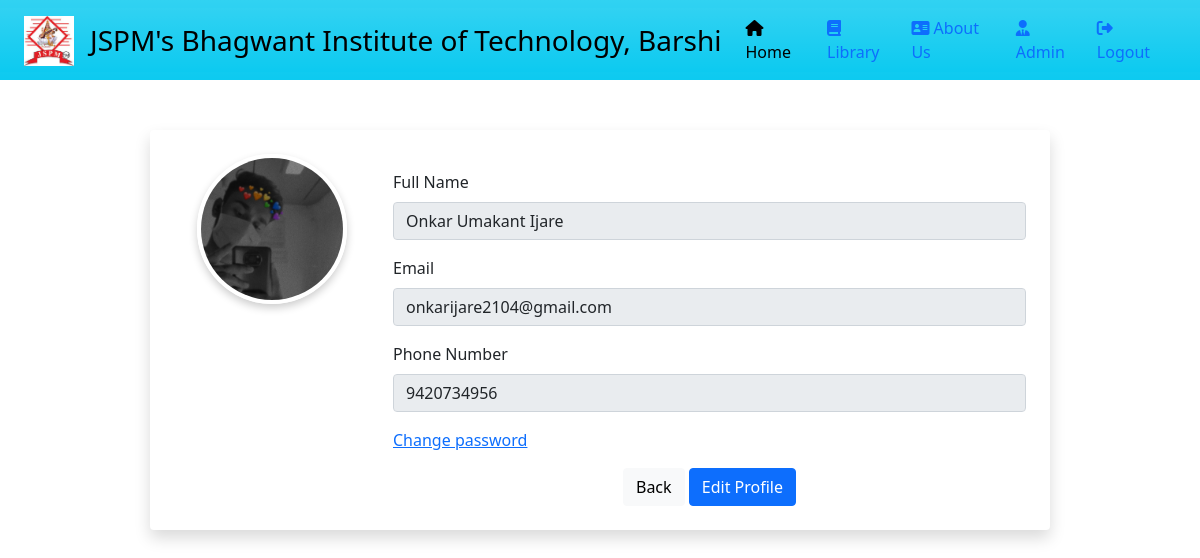
The page /myprofile/ (signed in) on the database its author committed.
### home/models.py (models this page shows, shortened)
class StudentProfile(models.Model):
    GENDER_CHOICES = [
        ('male', 'Male'),
        ('female', 'Female'),
        ('other', 'Other'),
    ]
    user = models.OneToOneField(settings.AUTH_USER_MODEL, on_delete=models.CASCADE)
    first_name = User.first_name
    last_name = User.last_name
    full_name = models.CharField(max_length=35, blank=True, default='')
    student_image = models.ImageField(upload_to='student_info/', default=None)
    phone = models.CharField(max_length=12)
    gender = models.CharField(max_length=10, choices=GENDER_CHOICES)
    education_type = models.CharField(max_length=10)
    select_branch = models.CharField(max_length=30, null=True, blank=True)
    pursuing_year = models.IntegerField(null=False, blank=False, default='1')
    books_obtained = models.TextField(null=True, blank=True)

### accounts/models.py (models this page shows, shortened)
class User(AbstractBaseUser, PermissionsMixin):
    email = models.EmailField(unique=True)
    first_name = models.CharField(max_length=15, blank=True, default='')
    last_name = models.CharField(max_length=15, blank=True, default='')
    is_active = models.BooleanField(default=True)
    is_superuser = models.BooleanField(default=False)
    is_staff = models.BooleanField(default=False)
    date_joined = models.DateTimeField(default=timezone.now)
    last_login = models.DateTimeField(blank=True, null=True)
    objects = CustomUserManager()
    USERNAME_FIELD = 'email'
    REQUIRED_FIELDS = []
    class Meta:
        verbose_name = 'User'
        verbose_name_plural = 'Users'

### home/views.py (the view)
# urls.py: path('myprofile/', my_profile, name="my_profile"),
@login_required(login_url="/login/")
def my_profile(request):
    try:
        profile = StudentProfile.objects.get(user=request.user)
        first_name = request.user.first_name
        last_name = request.user.last_name
        email = request.user.email
        full_name = profile.full_name
        phone = profile.phone
        gender = profile.gender
        education_type = profile.education_type
        branch = profile.select_branch
        pursuing_year = profile.pursuing_year
        student_image = profile.student_image
    except StudentProfile.DoesNotExist:
        profile = None
        first_name = request.user.first_name
        last_name = request.user.last_name
        email = request.user.email
        full_name = ""
        phone = ""
        gender = ""
        education_type = ""
        branch = ""
        pursuing_year = ""
        student_image = None
    context = {
        'first_name': first_name,
        'last_name': last_name,
        'email': email,
        'full_name': full_name,
        'phone': phone,
        'gender': gender,
        'education_type': education_type,
        'select_branch': branch,
        'pursuing_year': pursuing_year,
        'student_image': student_image
    }
    return render(request, 'homee/myProfile.html', context)

### home/templates/homee/myProfile.html (shortened to what this page needs)
{% extends "base.html" %}
{% block start %}
</head>
<body>
  <nav class="navbar sticky-top navbar-expand-lg t bg-info bg-gradient">
    <div class="container-fluid bg-info bg-gradient">
        <div class="navbar-brand">
            <img src="/static/photos/jspm.jpg" alt="Logo" width="50" height="50" class="d-inline-block align-text-top">
        </div>
        <a class="navbar-brand d-block text-center text-md-start" href="https://bitbarshi.edu.in/index.html">
            <span class="d-none d-sm-inline fs-3">JSPM's Bhagwant Institute of Technology, Barshi</span>
          </a>
        <div class="collapse navbar-collapse" id="navbarNav">
            <ul class="navbar-nav ms-auto">
                <li class="nav-item">
                    <a class="nav-link active" aria-current="page" href=" /"><i class="fa-solid fa-house"></i> Home</a>
                </li>
                <li class="nav-item">
                    <a class="nav-link" href="/books/"><i class="fa-solid fa-book"></i> Library</a>
                </li>
                <li class="nav-item">
                    <a class="nav-link" href="https://bitbarshi.edu.in/trust/index.html"><i class="fa-solid fa-address-card"></i> About Us</a>
                </li>
                {% if request.user.is_authenticated and request.user.is_superuser %}
                <li class="nav-item">
                  <a class="nav-link" href="/admin/"><i class="fa-solid fa-user-tie"></i> Admin</a>
              </li>
              {% endif %}
                {% if request.user.is_authenticated %}
                    <li class="nav-item">
                        <a class="nav-link" href="/logout/"><i class="fa-solid fa-right-from-bracket"></i> Logout </a>
                    </li>
                {% endif %}
            </ul>
        </div>
    </div>
</nav>
  <div class="container profile-container bg-white p-4 rounded shadow">
    <form method="post" enctype="multipart/form-data">
    <div class="row">
      <form method="post" enctype="multipart/form-data">
      <div class="col-md-3 text-center">
        <div class="d-flex flex-column align-items-center">
          {% if student_image %}
          <img src="/media/{{ student_image }}" class="profile-photo" id="profilePhotoPreview" alt="Profile Photo">
          {% else %}
          <img src="/media/user.jpg" alt="Default Profile Photo" class="profile-photo shadow-lg">
            {% endif %}
        </div>
      </div>
      <div class="col-md-9">
       {% if request.user.is_authenticated and request.user.is_superuser%}
          <div class="mb-3">
            <label for="fullName" class="form-label">Full Name</label>
            <input type="text" class="form-control" id="fullName" placeholder="First_name Middle_name Surname" name="full_name" value="{{ full_name }}" readonly>
          </div>
          <div class="mb-3">
            <label for="email" class="form-label">Email</label>
            <input type="email" class="form-control" id="email" placeholder="Enter your email" name="email" value="{{ email }}" readonly>
        </div>
          <div class="mb-3">
            <label for="phone" class="form-label">Phone Number</label>
            <input type="tel" class="form-control" id="phone" placeholder="Enter your phone number" value="{{phone}}" name="phone" readonly>
          </div>
          {% endif %}
          <div class="mb-3">
            <a href="{% url 'password_reset' %}">Change password</a>
          </div>
          <div class="text-center">
            <a href="/books/" class="btn btn-light">Back</a>
            <a href="/profile/" class="btn btn-primary">Edit Profile</a>
          </div>
        </form>
      </div>
    </div>
</body>
{% endblock %}

### home/templates/homee/myProfile.html (style rules this page uses)
body { background-image: url('https://cdn.pixabay.com/photo/2017/08/07/03/22/books-2599241_1280.jpg'); }
.profile-photo { width: 150px; height: 150px; object-fit: cover; border-radius: 50%; margin-bottom: 20px; box-shadow: 0px 4px 8px rgba(0, 0, 0, 0.2); border: 4px solid #fff; }
.profile-container { max-width: 900px; margin: 50px auto; padding: 20px; background-color: #f8f9fa; border-radius: 10px; box-shadow: 0 8px 16px rgba(0, 0, 0, 0.1); }

### rows shown on the page
StudentProfile: student_image (picture), full_name "Onkar Umakant Ijare", phone "9420734956"
User: email "onkarijare2104@gmail.com"
